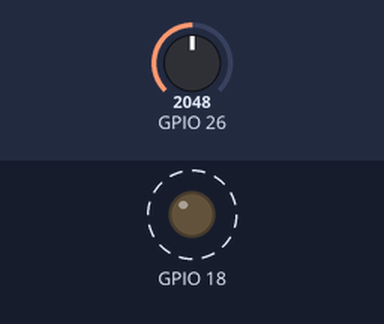
Bench run of a sketch on a simulated ESP32. Shown: output pins drawn as LEDs (lit = HIGH). Dashed ring = blinking. The inputs (shaded band) are chosen by the test bench; at power-on: GPIO 26 = 2048. What the sketch prints to the serial monitor is not drawn.

Above: at 1.8 s.
1.9 s: GPIO 26 set to 833
5.4 s: GPIO 26 set to 742
At 6.0 s:
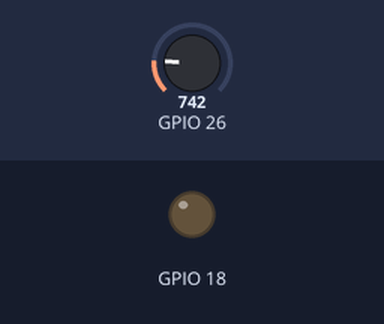
7.0 s: GPIO 26 set to 840
At 7.4 s:
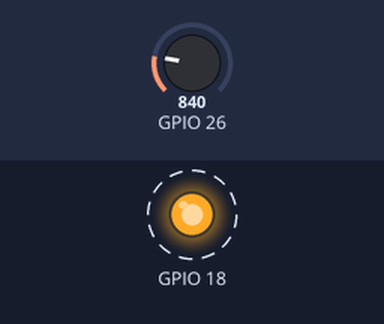
11.0 s: GPIO 26 set to 760
At 12.1 s:
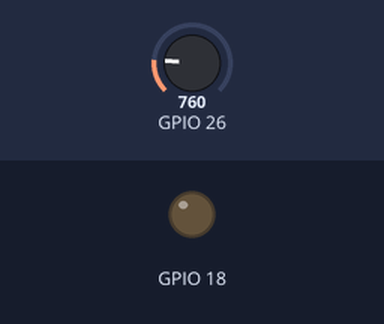
Timing chart, 0 to 13.5 s (numbered marks = the images above; inputs shaded):
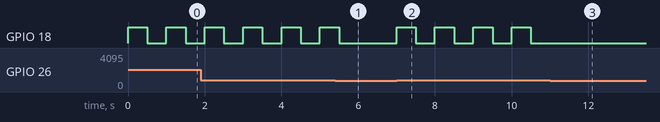

The sketch:

Project_10_Steam_Sensor_Control_LED.ino
```cpp
//**********************************************************************************
/*
 * 名称   : Steam_Sensor_Control_LED
 * 功能   : 水滴传感器控制LED
 * 作者   : http://www.keyes-robot.com/
*/
int item = 0;
void setup() {
  Serial.begin(115200); //设置串口波特率为115200
  pinMode(26, INPUT);    //将水滴传感器连接到GPIO26上，并设置为输入模式
  pinMode(18, OUTPUT);  //将LED连接到GPIO18上，并设置为输出模式
}

void loop() {
  item = analogRead(26);   //水滴传感器读取水量大小，将读取到模拟值赋予变量Item
  Serial.println(item);  //串口打印水滴传感器的模拟信号
  if (item > 800) {  //模拟值大于800
    digitalWrite(18, HIGH);  //打开LED
    delay(500);  //延迟 500ms
    digitalWrite(18, LOW);  //关闭LED
    delay(500);  //延迟 500ms
  } else {  //否则，模拟值不大于800
    digitalWrite(18, LOW);  //关闭LED
  }
}
//**********************************************************************************
```

Measured:
- the behaviour switches between 801 and 800 on GPIO 26 (found by bisection; images 0 and 1)
- after the input at 5.4 s, GPIO 18: goes on until 5.5 s, then stays LOW
- after the input at 7.0 s, GPIO 18: alternates HIGH for 0.50 s and LOW for 0.50 s, starting at once
- after the input at 11.0 s, GPIO 18: stops changing and stays LOW
- by itself, GPIO 18: alternates HIGH for 0.50 s and LOW for 0.50 s
